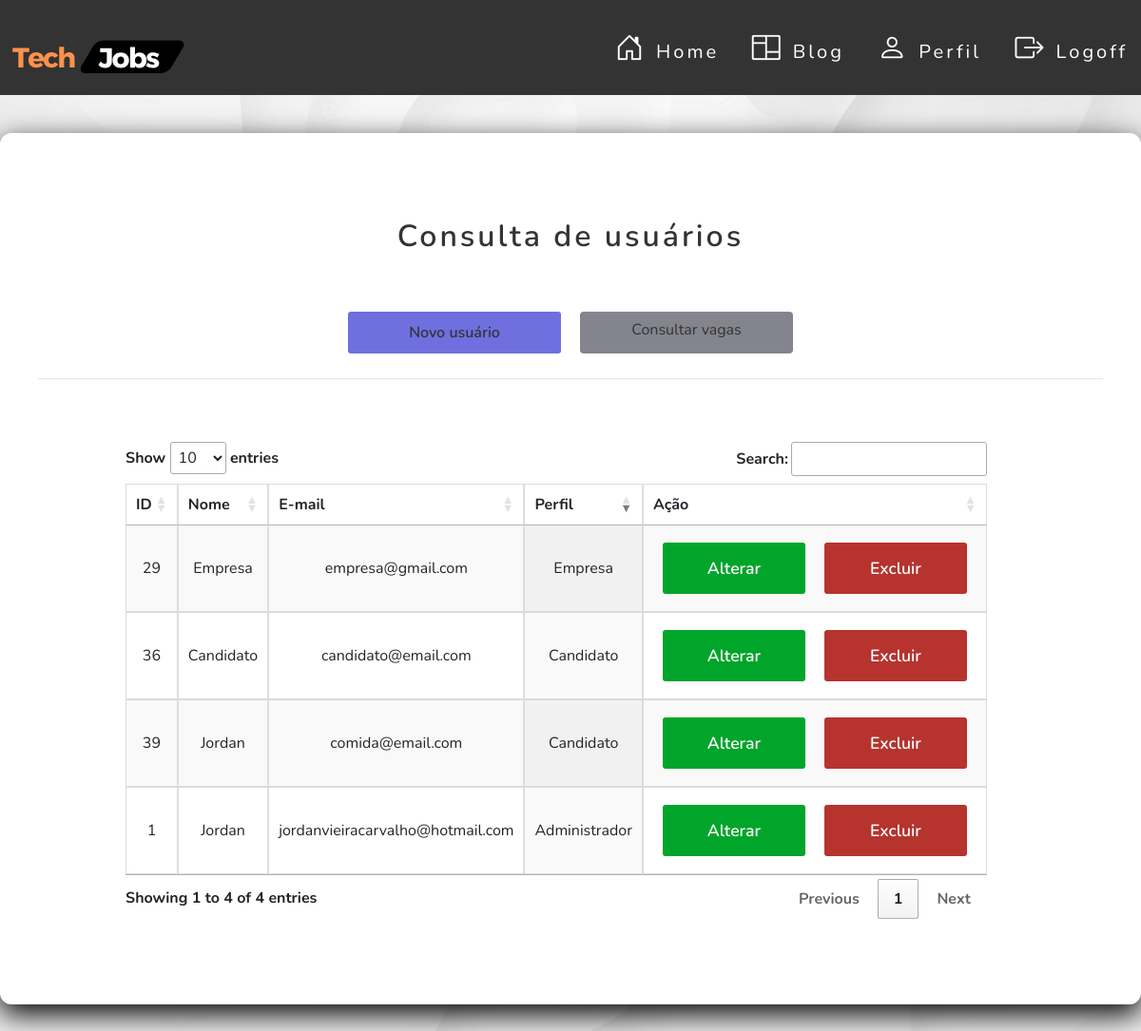
Screenshot of /usuarios/administrador/index.php with the database file from the repository.
### tables this page shows
CREATE TABLE `usuario` (
  `id` int NOT NULL,
  `nome` varchar(40) DEFAULT NULL,
  `razao_social` varchar(50) DEFAULT NULL,
  `cpf` varchar(20) DEFAULT NULL,
  `cnpj` varchar(18) DEFAULT NULL,
  `senha` varchar(50) DEFAULT NULL,
  `email` varchar(50) NOT NULL,
  `sexo` varchar(20) DEFAULT NULL,
  `ddi` varchar(6) DEFAULT NULL,
  `ddd` varchar(20) DEFAULT NULL,
  `numero` varchar(17) DEFAULT NULL,
  `cep` varchar(15) DEFAULT NULL,
  `cidade` varchar(30) DEFAULT NULL,
  `logradouro` varchar(10) DEFAULT NULL,
  `bairro` varchar(30) DEFAULT NULL,
  `lote` varchar(10) DEFAULT NULL,
  `rua` varchar(30) DEFAULT NULL,
  `complemento` varchar(20) DEFAULT NULL,
  `perfil_id` int DEFAULT NULL
);

CREATE TABLE `perfil` (
  `id` int NOT NULL,
  `nome` varchar(50) NOT NULL
);

### src/database/conexao.php (called while the page is built)
<?php
class Conexao
{
    public static function getConexao()
    {
        try {
            return new PDO("mysql:host=127.0.0.1;dbname=techjobsdb", "root", "");
        } catch (\PDOException $e) {
            echo 'Error ao conectar com banco de dados. ' . $e->getMessage();
            return null;
        }
    }
}

### src/dao/usuariodao.php (called while the page is built, shortened)
<?php
include_once __DIR__ . '/../database/conexao.php';
class  UsuarioDAO
{
    private $dbh;
    public function __construct()
    {
        $this->dbh = Conexao::getConexao();
    }
    public function getAll()
    {
        $query = "SELECT * FROM usuario";
        $stmt = $this->dbh->query($query);
        $rows = $stmt->fetchAll();
        $this->dbh = null;
        return $rows;
    }
}

### src/dao/perfildao.php (called while the page is built, shortened)
<?php
include_once __DIR__ . '/../database/conexao.php';
class  PerfilDAO
{
    private $dbh;
    public function __construct()
    {
        $this->dbh = Conexao::getConexao();
    }
    public function getById(int $id)
    {
        $query = "SELECT * FROM perfil WHERE id = :id";
        $stmt = $this->dbh->prepare($query);
        $stmt->bindParam(":id", $id);
        $stmt->execute();
        $row = $stmt->fetch(PDO::FETCH_BOTH);
        $this->dbh = null;
        return $row;
    }
}

### usuarios/administrador/index.php (the view, shortened to what this page needs)
<?php
require_once __DIR__ . '/../../src/dao/usuariodao.php';
require_once __DIR__ . '/../../src/dao/perfildao.php';
$dao = new UsuarioDAO();
$usuarios = $dao->getAll();
$quantidadeRegistros = count($usuarios);
?>
<link href="../../assets/css/button.css" rel="stylesheet">
<link href="../../assets/css/style.css" rel="stylesheet">
<link href="../../assets/css/usuario.css" rel="stylesheet">
<link rel="stylesheet"
      href="https://maxcdn.bootstrapcdn.com/bootstrap/4.0.0/css/bootstrap.min.css"
>
<link rel="stylesheet" href="https://cdn.jsdelivr.net/npm/bootstrap-icons@1.11.1/font/bootstrap-icons.css">
<link rel="stylesheet" href="https://cdnjs.cloudflare.com/ajax/libs/font-awesome/4.7.0/css/font-awesome.min.css"
/>
<link href="https://unpkg.com/progressive-image@1.2.0/dist/index.css" rel="stylesheet" type="text/css">
<link href="https://unpkg.com/aos@2.3.1/dist/aos.css" rel="stylesheet">
<link rel="stylesheet" href="https://cdn.jsdelivr.net/npm/bootstrap-icons@1.11.1/font/bootstrap-icons.css">
<link href=" https://cdn.datatables.net/1.13.6/css/jquery.dataTables.min.css" rel="stylesheet" type="text/css"/>
<header class="main-header">
    <nav class="main-header-content">
        <div class="logo">
            <a href="../../view/home.php">
                <img src="../../assets/img/Tech%20(1).svg" alt="" width="200px" height="100px">
            </a>
        </div>
        <nav class="menu">
            <ul>
                <li class="item-menu">
                    <a href="../../view/home.php">
                        <span class="icon"><i class="bi bi-house-door"></i></span>
                        <span class="txt-link">Home</span>
                    </a>
                </li>
                <li class="item-menu">
                    <a href="../../view/blog.php">
                        <span class="icon"><i class="bi bi-columns"></i></span>
                        <span class="txt-link">Blog</span>
                    </a>
                </li>
                <li class="item-menu">
                    <a href="index.php ">
                        <span class="icon"><i class="bi bi-person"></i></span>
                        <span class="txt-link">Perfil</span>
                    </a>
                </li>
                <li class="item-menu">
                    <a href="../../auth/logoff.php">
                        <span class="icon"><i class="bi bi-box-arrow-right"></i></span>
                        <span class="txt-link">Logoff</span>
                    </a>
                </li>
            </ul>
        </nav>
    </nav>
</header>
<main class="main-information">
    <div class="card-information">
        <header class="card-information-header">
            <h2>Consulta de usuários</h2>
        </header>
        <section class="section__btn">
            <a class="btn-blue" href="create.php">Novo usuário</a>
            <a class="btn" href="../../vaga/index.php">Consultar vagas</a>
        </section>
        <hr>
        <div class="container">
            <div class="row text ">
                <div class="col-md-12">
                    <div class="card-body font-weight-bold card-information-main">
                        <div class="card-information-box">
                            <section>
                                <table id="example" class="display" style="width:100%">
                                    <thead>
                                    <tr>
                                        <th>ID</th>
                                        <th>Nome</th>
                                        <th>E-mail</th>
                                        <th>Perfil</th>
                                        <th>Ação</th>
                                    </tr>
                                    </thead>
                                    <tbody>
                                    <?php if ($quantidadeRegistros == "0") : ?>
                                        <tr>
                                            <td colspan="4">Não existem usuários cadastrados.</td>
                                        </tr>
                                    <?php else : ?>
                                        <?php foreach ($usuarios as $usuario):
                                            $id = $usuario['perfil_id'];
                                            $dao1 = new PerfilDAO();
                                            $perfil = $dao1->getById($id);
                                            ?>
                                            <tr>
                                                <td><?php echo $usuario['id']; ?></td>
                                                <td><?= htmlspecialchars($usuario['nome']); ?></td>
                                                <td><?= htmlspecialchars($usuario['email']); ?></td>
                                                <td><?= htmlspecialchars($perfil['nome']); ?></td>
                                                <td class="td__operacao">
                                                    <a class="btnalterar"
                                                       href="edit.php?id=<?= $usuario['id']; ?>">Alterar</a>
                                                    <a class="btnexcluir"
                                                       href="delete.php?id=<?= $usuario['id']; ?>"
                                                       onclick="return confirm('Deseja confirmar a operação?');">Excluir</a>
                                                </td>
                                            </tr>
                                        <?php endforeach; ?>
                                    <?php endif; ?>
                                    </tbody>
                                </table>
                            </section>
                        </div>
                    </div>
                </div>
            </div>
        </div>
    </div>
</main>

### assets/css/button.css (style rules this page uses)
.section__btn { display: flex; justify-content: center; }
.btn { border: none; padding: 10px; margin: 10px; width: 130px; background-color: rgb(132, 132, 142); color: #333333; text-align: center; text-decoration: none; font-weight: 600; border-radius: 3px; flex-basis: 20%; cursor: pointer; transition: 0.6s; }
.btn-blue { border: none; padding: 10px; margin: 10px; width: 130px; background-color: rgb(111, 111, 224); color: #333333; text-align: center; text-decoration: none; font-weight: 600; border-radius: 3px; flex-basis: 20%; cursor: pointer; transition: 0.6s; }
.btnalterar { border: none; width: 150px; padding: 15px 0px; background-color: rgb(1, 165, 42); color: #fff; text-align: center; text-decoration: none; font-size: 1.1rem; font-weight: 600; border-radius: 3px; display: inline-block; margin: 10px; transition: 0.4s; }
.btnexcluir { border: none; width: 150px; padding: 15px 0px; background-color: rgb(182, 51, 46); color: #fff; text-align: center; text-decoration: none; font-size: 1.1rem; font-weight: 600; border-radius: 3px; display: inline-block; margin: 10px; transition: 0.4s; }

### assets/css/style.css (style rules this page uses)
* { margin: 0; padding: 0; box-sizing: border-box; font-family: Nunito, Arial, Helvetica, sans-serif; }
.main-header { width: 100%; background: #333333; padding: 10px 0; height: 100px; }
.main-header .main-header-content { display: flex; max-width: 1800px; margin: 0 auto; justify-content: space-between; }
.main-header .main-header-content .logo { flex-basis: 25%; border: none !important; }
.main-header .main-header-content .logo a { text-decoration: none; font-size: 1.5rem; letter-spacing: 3px; color: coral; padding: 5px; transition: .5s; }
nav.menu { transition: .2s; }
.menu ul { list-style-type: none; display: flex; }
.menu ul li.item-menu a { color: #ffffff; text-decoration: none; transition: .5s; font-size: 20px; padding: 25px 4%; display: flex; margin-bottom: 20px; line-height: 40px; cursor: pointer; letter-spacing: 3px; }
.menu ul li.item-menu a .txt-link { margin-left: 10px; margin-right: 20px; }
.menu ul li.item-menu a .icon { font-size: 30px; margin-left: 15px; }
a { text-decoration: none }

### assets/css/usuario.css (style rules this page uses)
.text { text-align: center; width: 100%; }
.main-information { max-width: 1300px; margin: 0 auto; }
.card-information { width: 100%; background: #ffffff; border-radius: 12px; box-shadow: 0 10px 30px rgb(0, 0, 0); margin: 40px auto; padding: 40px; }
.card-information-header { margin: 30px; flex-basis: 50%; }
.card-information-header > h2 { color: #333333; font-weight: 600; margin: 0 auto; letter-spacing: 3px; text-align: center; border: none; outline: none; padding: 20px 0; }
.card-information-main { display: flex; flex-wrap: wrap; justify-content: center; }
.card-information-box { display: block; flex-wrap: wrap; flex-basis: 40%; margin: 30px 50px; }
table { font-family: arial, sans-serif; border-collapse: collapse; width: 100%; }
td, th { border: 1px solid #dddddd; text-align: center; padding: 20px; }
tr:nth-child(even) { background-color: #dddddd; }
.td__operacao { display: flex; }

### rows the page displays
usuario: id "1", nome "Jordan", email "jordanvieiracarvalho@hotmail.com", perfil.nome "Administrador"
usuario: id "29", nome "Empresa", email "empresa@gmail.com", perfil.nome "Empresa"
usuario: id "36", nome "Candidato", email "candidato@email.com", perfil.nome "Candidato"
usuario: id "39", nome "Jordan", email "comida@email.com", perfil.nome "Candidato"
